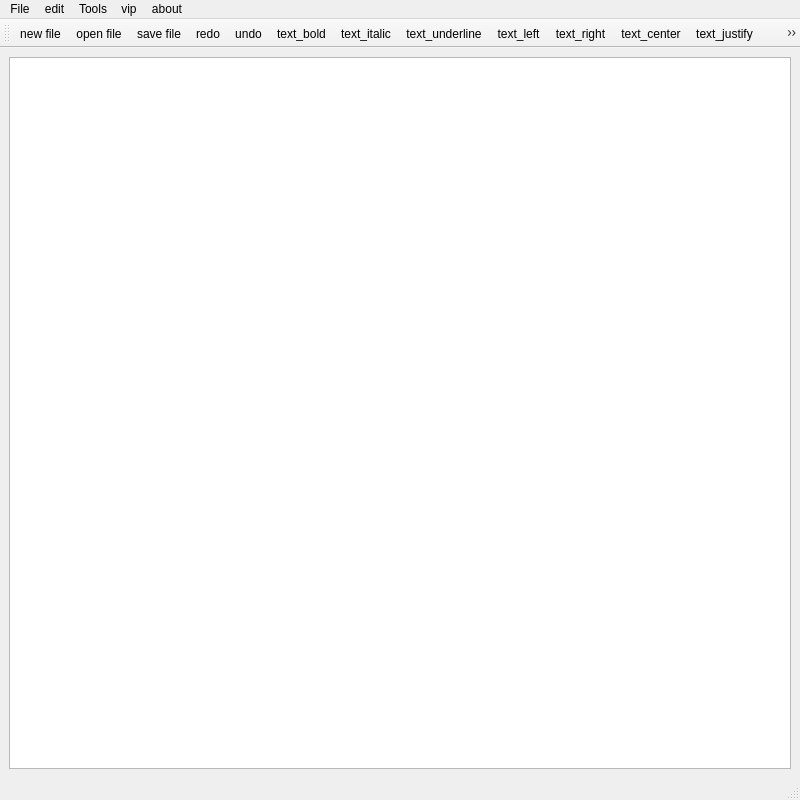
<?xml version="1.0" encoding="UTF-8"?>
<ui version="4.0">
 <class>MainWindow</class>
 <widget class="QMainWindow" name="MainWindow">
  <property name="geometry">
   <rect>
    <x>0</x>
    <y>0</y>
    <width>800</width>
    <height>800</height>
   </rect>
  </property>
  <property name="minimumSize">
   <size>
    <width>800</width>
    <height>800</height>
   </size>
  </property>
  <property name="maximumSize">
   <size>
    <width>800</width>
    <height>800</height>
   </size>
  </property>
  <property name="windowTitle">
   <string>MainWindow</string>
  </property>
  <widget class="QWidget" name="centralwidget">
   <layout class="QVBoxLayout" name="verticalLayout">
    <item>
     <widget class="QTextEdit" name="textEdit"/>
    </item>
   </layout>
  </widget>
  <widget class="QMenuBar" name="menubar">
   <property name="geometry">
    <rect>
     <x>0</x>
     <y>0</y>
     <width>800</width>
     <height>24</height>
    </rect>
   </property>
   <widget class="QMenu" name="menufile">
    <property name="title">
     <string>File</string>
    </property>
    <addaction name="actionnew"/>
    <addaction name="actionopen"/>
    <addaction name="actionsave_file"/>
    <addaction name="actionprint_file"/>
    <addaction name="actionprint_preview"/>
    <addaction name="actionExport_pdf"/>
   </widget>
   <widget class="QMenu" name="menuedit">
    <property name="title">
     <string>edit</string>
    </property>
    <addaction name="actiontext_bold"/>
    <addaction name="actiontext_italic"/>
    <addaction name="actiontext_underline"/>
    <addaction name="actiontext_left"/>
    <addaction name="actiontext_right"/>
    <addaction name="actiontext_center"/>
    <addaction name="actiontext_justify"/>
    <addaction name="actiontext_up"/>
    <addaction name="actiontext_down"/>
   </widget>
   <widget class="QMenu" name="menuabout">
    <property name="title">
     <string>about</string>
    </property>
    <addaction name="actionabout"/>
   </widget>
   <widget class="QMenu" name="menuTools">
    <property name="title">
     <string>Tools</string>
    </property>
    <addaction name="actionredo"/>
    <addaction name="actionundo"/>
    <addaction name="actioncopy"/>
    <addaction name="actionpast"/>
    <addaction name="actioncut"/>
    <addaction name="actionclose_app"/>
   </widget>
   <widget class="QMenu" name="menuvip">
    <property name="title">
     <string>vip</string>
    </property>
    <addaction name="actionset_font"/>
    <addaction name="actionset_colo"/>
   </widget>
   <addaction name="menufile"/>
   <addaction name="menuedit"/>
   <addaction name="menuTools"/>
   <addaction name="menuvip"/>
   <addaction name="menuabout"/>
  </widget>
  <widget class="QStatusBar" name="statusbar"/>
  <widget class="QToolBar" name="toolBar">
   <property name="windowTitle">
    <string>toolBar</string>
   </property>
   <attribute name="toolBarArea">
    <enum>TopToolBarArea</enum>
   </attribute>
   <attribute name="toolBarBreak">
    <bool>false</bool>
   </attribute>
   <addaction name="actionnew"/>
   <addaction name="actionopen"/>
   <addaction name="actionsave_file"/>
   <addaction name="actionredo"/>
   <addaction name="actionundo"/>
   <addaction name="actiontext_bold"/>
   <addaction name="actiontext_italic"/>
   <addaction name="actiontext_underline"/>
   <addaction name="actiontext_left"/>
   <addaction name="actiontext_right"/>
   <addaction name="actiontext_center"/>
   <addaction name="actiontext_justify"/>
   <addaction name="actionset_colo"/>
   <addaction name="actionset_font"/>
   <addaction name="actioncopy"/>
   <addaction name="actionpast"/>
   <addaction name="actioncut"/>
   <addaction name="actionclose_app"/>
  </widget>
  <action name="actionnew">
   <property name="icon">
    <iconset resource="../../Desktop/images/Images.qrc">
     <normaloff>:/Images/new.png</normaloff>:/Images/new.png</iconset>
   </property>
   <property name="text">
    <string>new file</string>
   </property>
   <property name="shortcut">
    <string>Ctrl+N</string>
   </property>
  </action>
  <action name="actionopen">
   <property name="icon">
    <iconset resource="../../Desktop/images/Images.qrc">
     <normaloff>:/Images/open.png</normaloff>:/Images/open.png</iconset>
   </property>
   <property name="text">
    <string>open file</string>
   </property>
   <property name="shortcut">
    <string>Ctrl+O</string>
   </property>
  </action>
  <action name="actionsave_file">
   <property name="icon">
    <iconset resource="../../Desktop/images/Images.qrc">
     <normaloff>:/Images/save.png</normaloff>:/Images/save.png</iconset>
   </property>
   <property name="text">
    <string>save file</string>
   </property>
   <property name="shortcut">
    <string>Ctrl+S</string>
   </property>
  </action>
  <action name="actionprint_file">
   <property name="icon">
    <iconset resource="../../Desktop/images/Images.qrc">
     <normaloff>:/Images/print.png</normaloff>:/Images/print.png</iconset>
   </property>
   <property name="text">
    <string>print file</string>
   </property>
  </action>
  <action name="actionprint_preview">
   <property name="icon">
    <iconset resource="../../Desktop/images/Images.qrc">
     <normaloff>:/Images/printprev.png</normaloff>:/Images/printprev.png</iconset>
   </property>
   <property name="text">
    <string>print preview</string>
   </property>
  </action>
  <action name="actionExport_pdf">
   <property name="icon">
    <iconset resource="../../Desktop/images/Images.qrc">
     <normaloff>:/Images/pdf.png</normaloff>:/Images/pdf.png</iconset>
   </property>
   <property name="text">
    <string>Export pdf</string>
   </property>
  </action>
  <action name="actionredo">
   <property name="icon">
    <iconset resource="../../Desktop/images/Images.qrc">
     <normaloff>:/Images/redo.png</normaloff>:/Images/redo.png</iconset>
   </property>
   <property name="text">
    <string>redo</string>
   </property>
   <property name="shortcut">
    <string>Ctrl+Z</string>
   </property>
  </action>
  <action name="actionundo">
   <property name="icon">
    <iconset resource="../../Desktop/images/Images.qrc">
     <normaloff>:/Images/undo.png</normaloff>:/Images/undo.png</iconset>
   </property>
   <property name="text">
    <string>undo</string>
   </property>
   <property name="shortcut">
    <string>Ctrl+Y</string>
   </property>
  </action>
  <action name="actioncopy">
   <property name="icon">
    <iconset>
     <normaloff>../../Desktop/images/copy.png</normaloff>../../Desktop/images/copy.png</iconset>
   </property>
   <property name="text">
    <string>copy</string>
   </property>
   <property name="shortcut">
    <string>Ctrl+C</string>
   </property>
  </action>
  <action name="actionpast">
   <property name="icon">
    <iconset>
     <normaloff>../../Desktop/images/paste.png</normaloff>../../Desktop/images/paste.png</iconset>
   </property>
   <property name="text">
    <string>past</string>
   </property>
   <property name="shortcut">
    <string>Ctrl+V</string>
   </property>
  </action>
  <action name="actionclose_app">
   <property name="icon">
    <iconset>
     <normaloff>../../Desktop/images/exit.png</normaloff>../../Desktop/images/exit.png</iconset>
   </property>
   <property name="text">
    <string>close app</string>
   </property>
   <property name="shortcut">
    <string>Ctrl+Q</string>
   </property>
  </action>
  <action name="actionabout">
   <property name="icon">
    <iconset>
     <normaloff>:/images/images/aboutqt.png</normaloff>:/images/images/aboutqt.png</iconset>
   </property>
   <property name="text">
    <string>about</string>
   </property>
  </action>
  <action name="actiontext_bold">
   <property name="icon">
    <iconset resource="../../Desktop/images/Images.qrc">
     <normaloff>:/Images/bold.png</normaloff>:/Images/bold.png</iconset>
   </property>
   <property name="text">
    <string>text_bold</string>
   </property>
  </action>
  <action name="actiontext_italic">
   <property name="icon">
    <iconset resource="../../Desktop/images/Images.qrc">
     <normaloff>:/Images/italic.png</normaloff>:/Images/italic.png</iconset>
   </property>
   <property name="text">
    <string>text_italic</string>
   </property>
  </action>
  <action name="actiontext_underline">
   <property name="icon">
    <iconset resource="../../Desktop/images/Images.qrc">
     <normaloff>:/Images/underline.png</normaloff>:/Images/underline.png</iconset>
   </property>
   <property name="text">
    <string>text_underline</string>
   </property>
  </action>
  <action name="actiontext_left">
   <property name="icon">
    <iconset>
     <normaloff>../../Desktop/l.png</normaloff>../../Desktop/l.png</iconset>
   </property>
   <property name="text">
    <string>text_left</string>
   </property>
  </action>
  <action name="actiontext_right">
   <property name="icon">
    <iconset>
     <normaloff>../../Desktop/r.png</normaloff>../../Desktop/r.png</iconset>
   </property>
   <property name="text">
    <string>text_right</string>
   </property>
  </action>
  <action name="actiontext_center">
   <property name="icon">
    <iconset resource="../../Desktop/images/Images.qrc">
     <normaloff>:/Images/center.png</normaloff>:/Images/center.png</iconset>
   </property>
   <property name="text">
    <string>text_center</string>
   </property>
  </action>
  <action name="actiontext_justify">
   <property name="icon">
    <iconset resource="../../Desktop/images/Images.qrc">
     <normaloff>:/Images/justify.png</normaloff>:/Images/justify.png</iconset>
   </property>
   <property name="text">
    <string>text_justify</string>
   </property>
  </action>
  <action name="actiontext_up">
   <property name="icon">
    <iconset>
     <normaloff>../../Desktop/images/up.png</normaloff>../../Desktop/images/up.png</iconset>
   </property>
   <property name="text">
    <string>text_up</string>
   </property>
  </action>
  <action name="actiontext_down">
   <property name="icon">
    <iconset>
     <normaloff>../../Desktop/images/down.png</normaloff>../../Desktop/images/down.png</iconset>
   </property>
   <property name="text">
    <string>text_down</string>
   </property>
  </action>
  <action name="actioncut">
   <property name="icon">
    <iconset>
     <normaloff>../../Desktop/images/cut.png</normaloff>../../Desktop/images/cut.png</iconset>
   </property>
   <property name="text">
    <string>cut</string>
   </property>
   <property name="shortcut">
    <string>Ctrl+X</string>
   </property>
  </action>
  <action name="actionset_font">
   <property name="icon">
    <iconset resource="../../Desktop/images/Images.qrc">
     <normaloff>:/Images/font.png</normaloff>:/Images/font.png</iconset>
   </property>
   <property name="text">
    <string>set_font</string>
   </property>
  </action>
  <action name="actionset_colo">
   <property name="icon">
    <iconset resource="../../Desktop/images/Images.qrc">
     <normaloff>:/Images/color.png</normaloff>:/Images/color.png</iconset>
   </property>
   <property name="text">
    <string>set_color</string>
   </property>
  </action>
 </widget>
 <resources>
  <include location="../../Desktop/images/Images.qrc"/>
 </resources>
 <connections/>
</ui>
